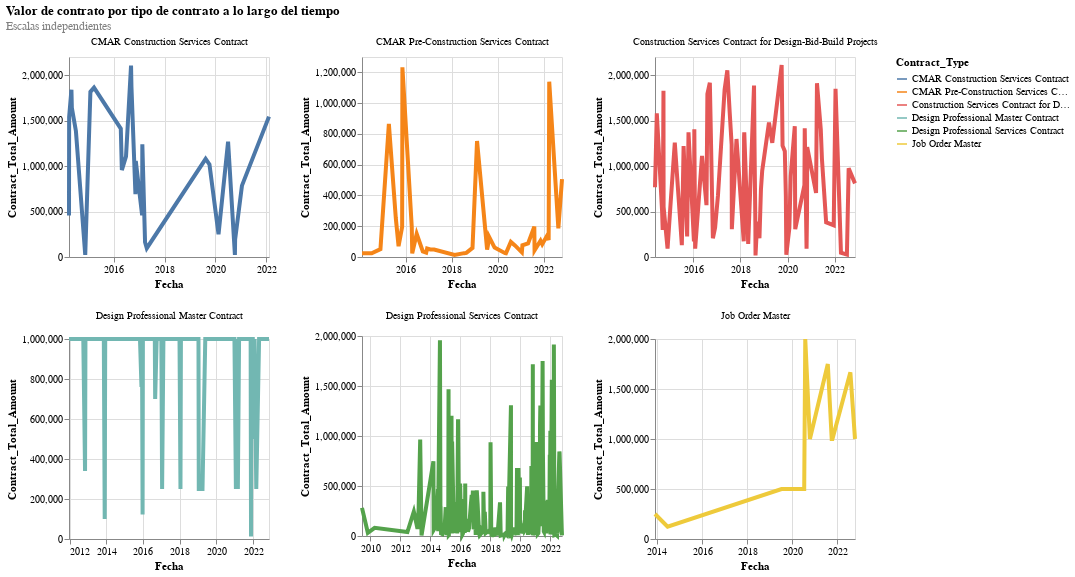

Write notebook code for a chart like this one.
### Code cell
# Valor de contrato por tipo de contrato a lo largo del tiempo
graph6=plot.properties(width=200, height=200).facet(alt.Facet('Contract_Type:N', title=None),
            columns=3
    ).resolve_axis(
        x='independent',
        y='independent'
    ).resolve_scale(
        x='independent', 
        y='independent'
).properties(title={
      "text": ["Valor de contrato por tipo de contrato a lo largo del tiempo"], 
      "subtitle": ["Escalas independientes"],
      "color": "black",
      "subtitleColor": "grey"}
    )

display(graph6)

### Figure 1 — Vega-Lite specification as saved in the notebook (floating-point values rounded to 4 significant figures; data arrays with more than 128 entries replaced by an {"elided": "..."} marker saying what was removed)
{"$schema": "https://vega.github.io/schema/vega-lite/v5.14.1.json", "columns": 3, "config": {"view": {"continuousHeight": 300, "continuousWidth": 300}}, "data": {"name": "data-73233c47f0a18284b1ed00cfd0ebeffe"}, "datasets": {"data-73233c47f0a18284b1ed00cfd0ebeffe": {"elided": "485 records"}}, "facet": {"field": "Contract_Type", "title": null, "type": "nominal"}, "resolve": {"axis": {"x": "independent", "y": "independent"}, "scale": {"x": "independent", "y": "independent"}}, "spec": {"encoding": {"color": {"field": "Contract_Type", "title": "Contract_Type", "type": "nominal"}, "x": {"field": "Signed_date", "title": "Fecha", "type": "temporal"}, "y": {"field": "Contract_Total_Amount", "title": "Contract_Total_Amount", "type": "quantitative"}}, "height": 200, "mark": {"size": 4, "type": "line"}, "title": "Precio promedio de productos a lo largo del tiempo", "width": 200}, "title": {"color": "black", "subtitle": ["Escalas independientes"], "subtitleColor": "grey", "text": ["Valor de contrato por tipo de contrato a lo largo del tiempo"]}}
